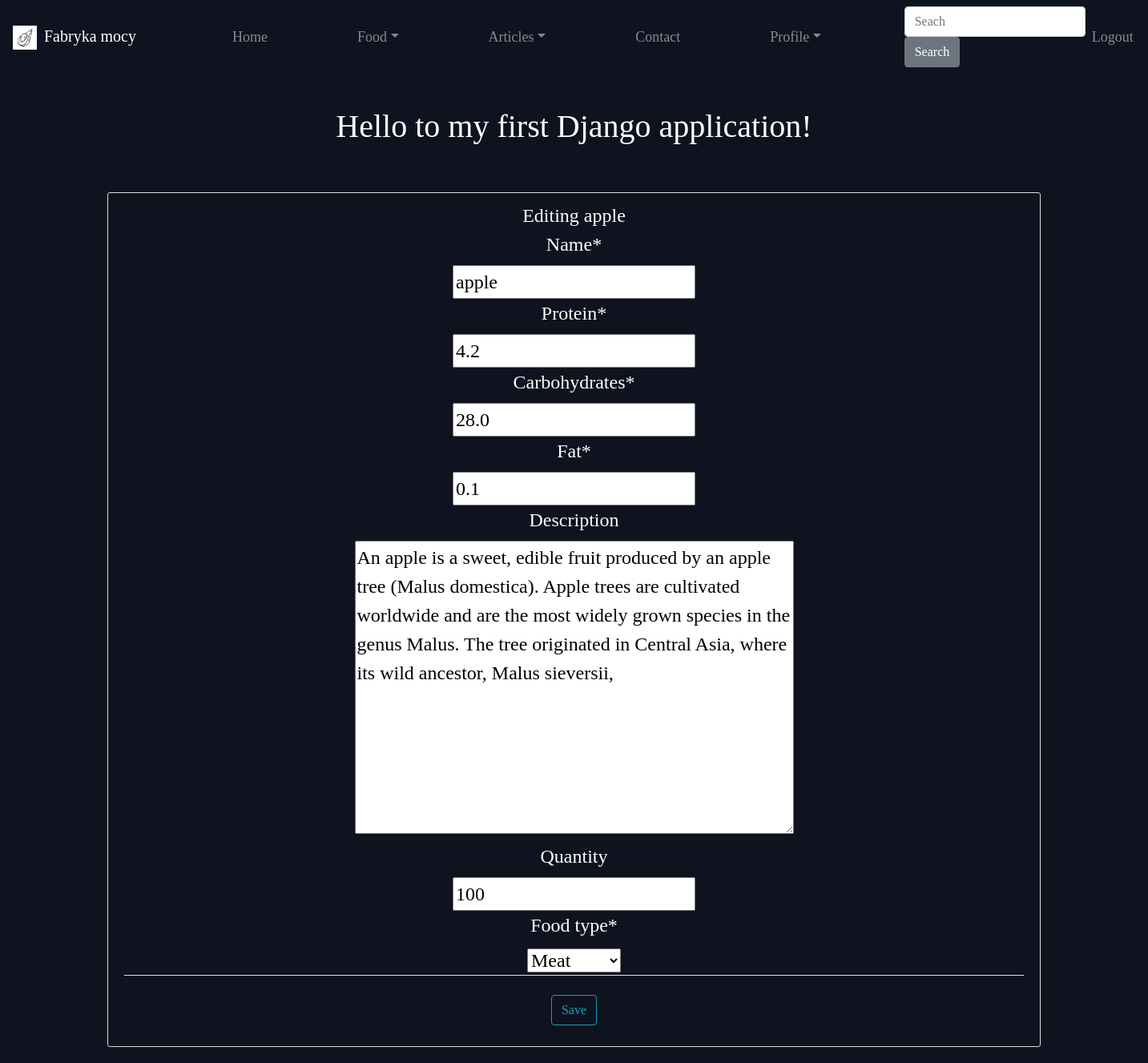
The page /food/product_desc/23/update (signed in) on the database its author committed.
### Food/models.py (models this page shows, shortened)
class Products(models.Model):
    name = models.CharField(max_length=50)
    protein = models.FloatField()
    carbohydrates = models.FloatField()
    fat = models.FloatField()
    description = models.TextField(blank=True)
    quantity = models.IntegerField(blank=True)
    price = models.DecimalField(max_digits=100, decimal_places=2, blank=True)
    date = models.TimeField(auto_now_add=True)
    food_type = models.CharField(max_length=6, choices=(
        ("1", "Meat"),
        ("2", "Fruit"),
        ("3", "Vegetable"),
        ("4", "SeaFood"),
        ("5", "Nuts"),
        ("6", "Grains"),
        ("7", "Diary")
        )
    )
    slug = models.CharField(
      max_length=20,
      null= True,
      unique=True,
   )
    class Meta:
        ordering = ["name"]

### Food/views.py (the view)
# urls.py: path("product_desc/<int:pk>/update",ProductUpdateView.as_view(), name="prod_update"),
class ProductUpdateView(LoginRequiredMixin, UpdateView, SuccessMessageMixin):
    model = Products
    template_name = "Food/product_update.html"
    fields = ["name", "protein", "carbohydrates", "fat", "description", "quantity", "food_type" ]
    def get_context_data(self, **kwargs):
        message = messages.success(self.request, f"Product description updated")
        context = super().get_context_data(**kwargs)
        context['message'] = message
        return context

### Templates/Food/product_update.html (shortened to what this page needs)
{% extends 'base.html' %}
{% load crispy_forms_tags %}
{% block content %}
	<div class="content-section">
		<form method="POST">
			<fieldset class="form-group">
				<legend class=border-bottom mb-4>Editing {{ object.name }}
					{{ form|crispy }}
				</legend>
			</fieldset>
			<div class="form-group">
				<button class="btn btn-outline-info" type="submit">Save</button>
			</div>
		</form>
	</div>
{% endblock %}

### files/style.css (style rules this page uses)
.content-section { padding: 10px 20px; border: 1px solid #dddddd; border-radius: 3px; margin-bottom: 20px; }

### rows shown on the page
Products: name "apple", protein "4.2", carbohydrates "28.0", fat "0.1", description "An apple is a sweet, edible fruit produced by an apple tree (Malus domestica). Apple trees are cultivated worldwide and are the most widely grown species in the genus Malus. The tree originated in Central Asia, where its wild ancestor, Malus sieversii,", quantity "100", food_type "Meat"
